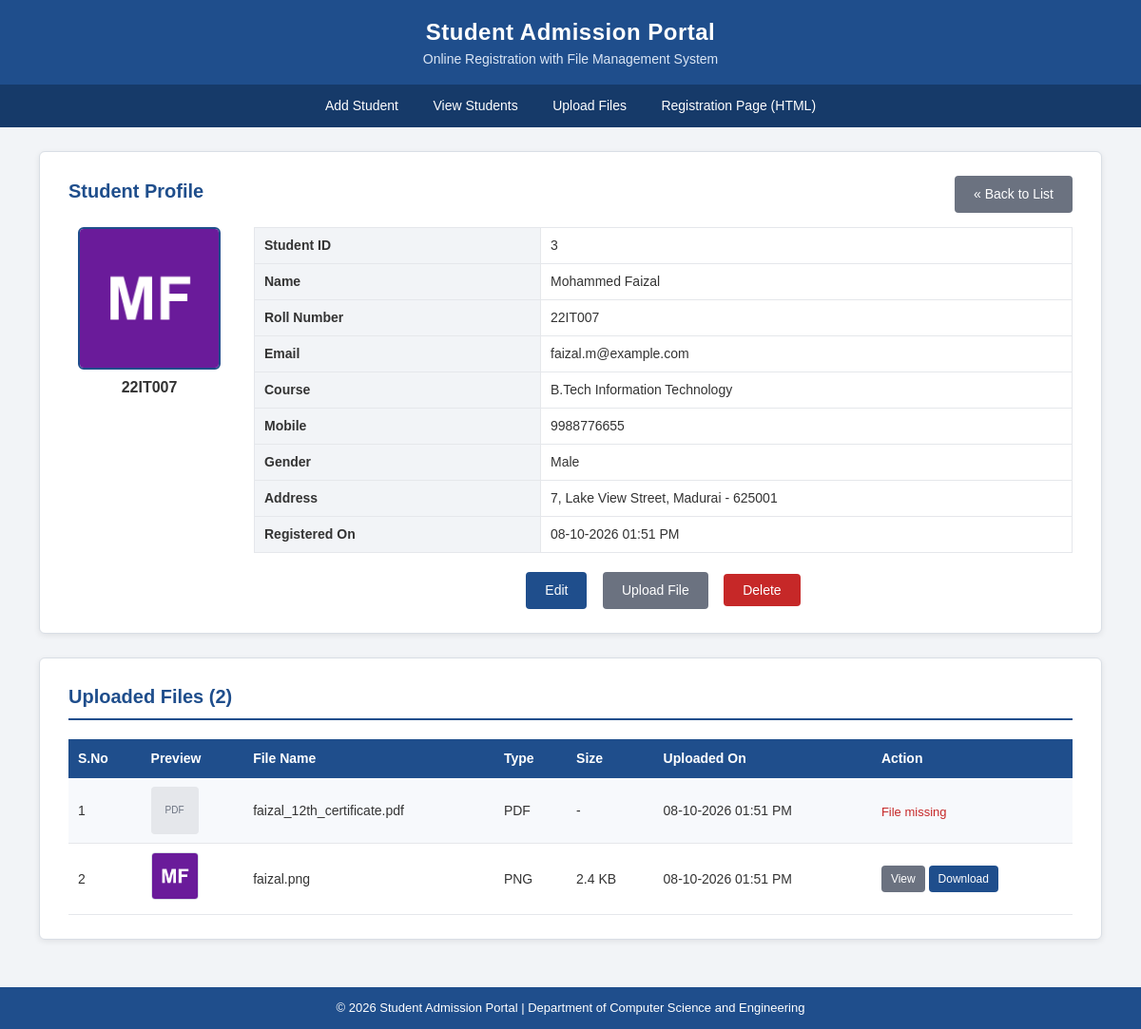
/PHP/student_details.php?id=3, run on the app's committed database.
### tables this page shows
CREATE TABLE students (
    student_id    INT AUTO_INCREMENT,                  
    name          VARCHAR(100)  NOT NULL,              
    roll_number   VARCHAR(20)   NOT NULL,              
    email         VARCHAR(100)  NOT NULL,              
    password      VARCHAR(255)  NOT NULL,              
    course        VARCHAR(50)   NOT NULL,              
    mobile        CHAR(10)      NOT NULL,              
    gender        ENUM('Male','Female','Other') NOT NULL,
    address       TEXT          NOT NULL,              
    profile_image VARCHAR(255)  DEFAULT NULL,          
    created_at    TIMESTAMP     NOT NULL DEFAULT CURRENT_TIMESTAMP,  

     
    CONSTRAINT pk_students PRIMARY KEY (student_id),

     
    CONSTRAINT uq_students_roll  UNIQUE (roll_number),
    CONSTRAINT uq_students_email UNIQUE (email)
);

CREATE TABLE student_files (
    file_id     INT AUTO_INCREMENT,                    
    student_id  INT          NOT NULL,                 
    file_name   VARCHAR(255) NOT NULL,                 
    file_path   VARCHAR(255) NOT NULL,                 
    file_type   VARCHAR(10)  NOT NULL,                 
    upload_date TIMESTAMP    NOT NULL DEFAULT CURRENT_TIMESTAMP,

     
    CONSTRAINT pk_student_files PRIMARY KEY (file_id),

     
     
    CONSTRAINT fk_files_student FOREIGN KEY (student_id)
        REFERENCES students (student_id)
        ON DELETE CASCADE
        ON UPDATE CASCADE
);

### PHP/db.php (called while the page is built, shortened)
<?php
function e($text)
{
    return htmlspecialchars((string)$text, ENT_QUOTES, 'UTF-8');
}

### PHP/student_details.php (the view, shortened to what this page needs)
<?php
require_once 'db.php';
$id = filter_input(INPUT_GET, 'id', FILTER_VALIDATE_INT);
$student = null;
$files   = [];
try {
    $stmt = $conn->prepare('SELECT * FROM students WHERE student_id = ?');
    $stmt->bind_param('i', $id);
    $stmt->execute();
    $student = $stmt->get_result()->fetch_assoc();
    $stmt = $conn->prepare('SELECT * FROM student_files WHERE student_id = ? ORDER BY upload_date DESC, file_id DESC');
    $stmt->bind_param('i', $id);
    $stmt->execute();
    $result = $stmt->get_result();
    while ($row = $result->fetch_assoc()) {
        $files[] = $row;
    }
} catch (mysqli_sql_exception $ex) {
    set_flash('error', 'Database error: ' . $ex->getMessage());
    redirect('view_students.php');
}
function readable_size($bytes)
{
    return number_format($bytes / 1024, 1) . ' KB';
}
include 'header.php';
?>
<div class="card">
    <div class="top-bar">
        <h2>Student Profile</h2>
        <a href="view_students.php" class="btn btn-secondary">&laquo; Back to List</a>
    </div>
    <div class="profile-layout">
        <div class="profile-photo">
            <?php if (!empty($student['profile_image']) && is_file(__DIR__ . '/' . $student['profile_image'])): ?>
                <img src="<?php echo e($student['profile_image']); ?>" class="profile-img" alt="Profile photo">
            <?php else: ?>
                <span class="no-image large">No Image</span>
            <?php endif; ?>
            <p><strong><?php echo e($student['roll_number']); ?></strong></p>
        </div>
        <div class="profile-info">
            <table class="details-table">
                <tr><th>Student ID</th><td><?php echo $student['student_id']; ?></td></tr>
                <tr><th>Name</th><td><?php echo e($student['name']); ?></td></tr>
                <tr><th>Roll Number</th><td><?php echo e($student['roll_number']); ?></td></tr>
                <tr><th>Email</th><td><?php echo e($student['email']); ?></td></tr>
                <tr><th>Course</th><td><?php echo e($student['course']); ?></td></tr>
                <tr><th>Mobile</th><td><?php echo e($student['mobile']); ?></td></tr>
                <tr><th>Gender</th><td><?php echo e($student['gender']); ?></td></tr>
                <tr><th>Address</th><td><?php echo nl2br(e($student['address'])); ?></td></tr>
                <tr><th>Registered On</th><td><?php echo date('d-m-Y h:i A', strtotime($student['created_at'])); ?></td></tr>
            </table>
            <div class="button-row">
                <a href="edit_student.php?id=<?php echo $student['student_id']; ?>" class="btn btn-primary">Edit</a>
                <a href="upload_file.php?student_id=<?php echo $student['student_id']; ?>" class="btn btn-secondary">Upload File</a>
                <form action="delete_student.php" method="post" class="inline-form"
                      data-name="<?php echo e($student['name']); ?>"
                      onsubmit="return confirmDelete(this.getAttribute('data-name'))">
                    <input type="submit" class="btn btn-danger" value="Delete">
                </form>
            </div>
        </div>
    </div>
</div>
<div class="card">
    <h2>Uploaded Files (<?php echo count($files); ?>)</h2>
    <div class="table-wrapper">
        <table class="data-table">
            <tr>
                <th>S.No</th>
                <th>Preview</th>
                <th>File Name</th>
                <th>Type</th>
                <th>Size</th>
                <th>Uploaded On</th>
                <th>Action</th>
            </tr>
            <?php if (empty($files)): ?>
                <tr><td colspan="7" class="text-center muted">No files uploaded yet.</td></tr>
            <?php else: ?>
                <?php foreach ($files as $index => $file): ?>
                    <?php
                        $fullPath = __DIR__ . '/' . $file['file_path'];
                        $exists   = is_file($fullPath);
                        $isImage  = in_array($file['file_type'], IMAGE_EXTENSIONS, true);
                    ?>
                    <tr>
                        <td><?php echo $index + 1; ?></td>
                        <td>
                            <?php if ($exists && $isImage): ?>
                                <img src="<?php echo e($file['file_path']); ?>" class="thumb" alt="Preview">
                            <?php else: ?>
                                <span class="no-image"><?php echo strtoupper(e($file['file_type'])); ?></span>
                            <?php endif; ?>
                        </td>
                        <td><?php echo e($file['file_name']); ?></td>
                        <td><?php echo strtoupper(e($file['file_type'])); ?></td>
                        <td><?php echo $exists ? readable_size(filesize($fullPath)) : '-'; ?></td>
                        <td><?php echo date('d-m-Y h:i A', strtotime($file['upload_date'])); ?></td>
                        <td>
                            <?php if ($exists): ?>
                                <a href="<?php echo e($file['file_path']); ?>" target="_blank" class="btn btn-secondary btn-small">View</a>
                                <a href="<?php echo e($file['file_path']); ?>" download="<?php echo e($file['file_name']); ?>" class="btn btn-primary btn-small">Download</a>
                            <?php else: ?>
                                <span class="error">File missing</span>
                            <?php endif; ?>
                        </td>
                    </tr>
                <?php endforeach; ?>
            <?php endif; ?>
        </table>
    </div>
</div>
<?php include 'footer.php'; ?>

### Frontend/style.css (style rules this page uses)
* { margin: 0; padding: 0; box-sizing: border-box; }
body { font-family: Arial, Helvetica, sans-serif; background-color: #f2f4f7; color: #333333; line-height: 1.5; min-height: 100vh; display: flex; flex-direction: column; }
a { color: #1f4e8c; }
.card { background-color: #ffffff; border: 1px solid #d9dee5; border-radius: 6px; box-shadow: 0 2px 6px rgba(0, 0, 0, 0.08); padding: 25px 30px; margin: 0 auto 25px auto; }
.card h2 { color: #1f4e8c; font-size: 20px; border-bottom: 2px solid #1f4e8c; padding-bottom: 8px; margin-bottom: 20px; }
.error { display: block; color: #c62828; font-size: 13px; margin-top: 4px; min-height: 0; }
.btn { display: inline-block; padding: 9px 20px; font-size: 14px; border: none; border-radius: 4px; cursor: pointer; text-decoration: none; color: #ffffff; font-family: inherit; }
.btn-primary { background-color: #1f4e8c; }
.btn-secondary { background-color: #6b7280; }
.btn-danger { background-color: #c62828; }
.btn-small { padding: 5px 10px; font-size: 12px; }
.button-row { text-align: center; margin-top: 20px; }
.button-row .btn { margin: 0 6px; }
.inline-form { display: inline; }
.thumb { width: 50px; height: 50px; object-fit: cover; border-radius: 4px; border: 1px solid #d9dee5; }
.profile-img { width: 150px; height: 150px; object-fit: cover; border-radius: 6px; border: 2px solid #1f4e8c; }
.no-image { display: inline-block; width: 50px; height: 50px; line-height: 50px; text-align: center; background-color: #e5e7eb; color: #6b7280; font-size: 10px; border-radius: 4px; }
.table-wrapper { width: 100%; overflow-x: auto; }
.data-table { width: 100%; border-collapse: collapse; font-size: 14px; background-color: #ffffff; }
.data-table th { background-color: #1f4e8c; color: #ffffff; text-align: left; padding: 10px; }
.data-table td { padding: 9px 10px; border-bottom: 1px solid #e5e7eb; vertical-align: middle; }
.data-table tr:nth-child(even) td { background-color: #f7f9fc; }
.details-table { width: 100%; border-collapse: collapse; font-size: 14px; }
.details-table th { width: 35%; text-align: left; background-color: #f2f4f7; padding: 8px 10px; border: 1px solid #e5e7eb; }
.details-table td { padding: 8px 10px; border: 1px solid #e5e7eb; }
.profile-layout { display: flex; gap: 25px; align-items: flex-start; }
.profile-photo { text-align: center; flex: 0 0 170px; }
.profile-info { flex: 1; }
.top-bar { display: flex; justify-content: space-between; align-items: center; flex-wrap: wrap; gap: 10px; margin-bottom: 15px; }
.top-bar h2 { margin-bottom: 0; border-bottom: none; }

### data on the page
students: profile_image (picture), roll_number "22IT007", student_id "3", name "Mohammed Faizal", email "faizal.m@example.com", course "B.Tech Information Technology", mobile "9988776655", gender "Male", address "7, Lake View Street, Madurai - 625001", created_at "08-10-2026 01:51 PM"
student_files: file_type "PDF", file_name "faizal_12th_certificate.pdf", upload_date "08-10-2026 01:51 PM", shows "File missing"
student_files: file_path (picture), file_name "faizal.png", file_type "PNG", file_path "2.4 KB", upload_date "08-10-2026 01:51 PM"

### other printed values
count($files) "2"
